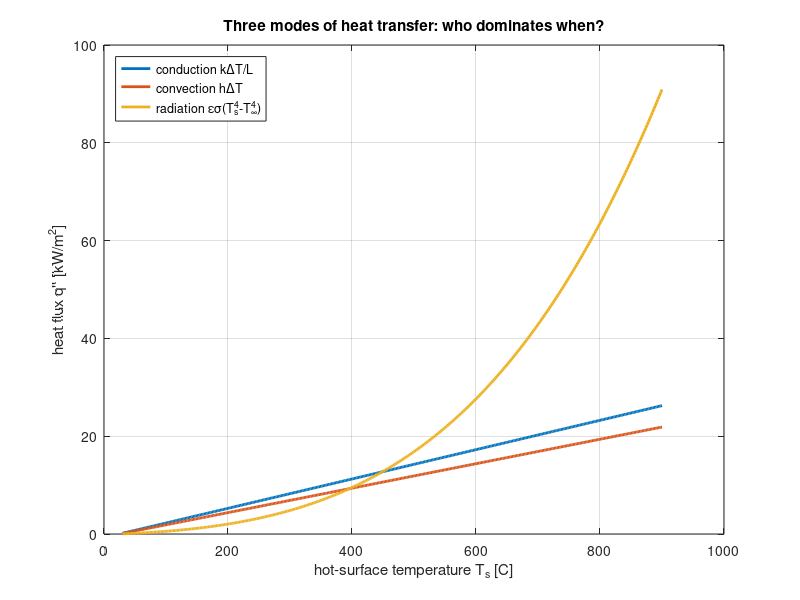

This chart was generated by the following MATLAB code:
% Wk01 - Conduction vs convection vs radiation (T^4 takeover)
% Author: Prof. S. Joon Kwon - SPMDL - SKKU
clear; clc;

SIGMA = 5.670e-8; T_inf = 25;
k = 0.6; L = 0.02; h = 25; eps = 0.85;

Ts = linspace(30, 900, 400);
dT = Ts - T_inf;
q_cond = k * dT / L;
q_conv = h * dT;
q_rad  = eps * SIGMA * ((Ts+273.15).^4 - (T_inf+273.15)^4);

figure(1);
plot(Ts, q_cond/1e3, 'LineWidth', 2); hold on;
plot(Ts, q_conv/1e3, 'LineWidth', 2);
plot(Ts, q_rad/1e3,  'LineWidth', 2); hold off;
grid on;
xlabel('hot-surface temperature T_s [C]');
ylabel('heat flux q'''' [kW/m^2]');
title('Three modes of heat transfer: who dominates when?');
legend('conduction k\DeltaT/L','convection h\DeltaT', ...
       'radiation \epsilon\sigma(T_s^4-T_\infty^4)', ...
       'Location','northwest');

[~, ic] = min(abs(q_rad - q_conv));
fprintf('Radiation passes convection near Ts = %.0f C\n', Ts(ic));
